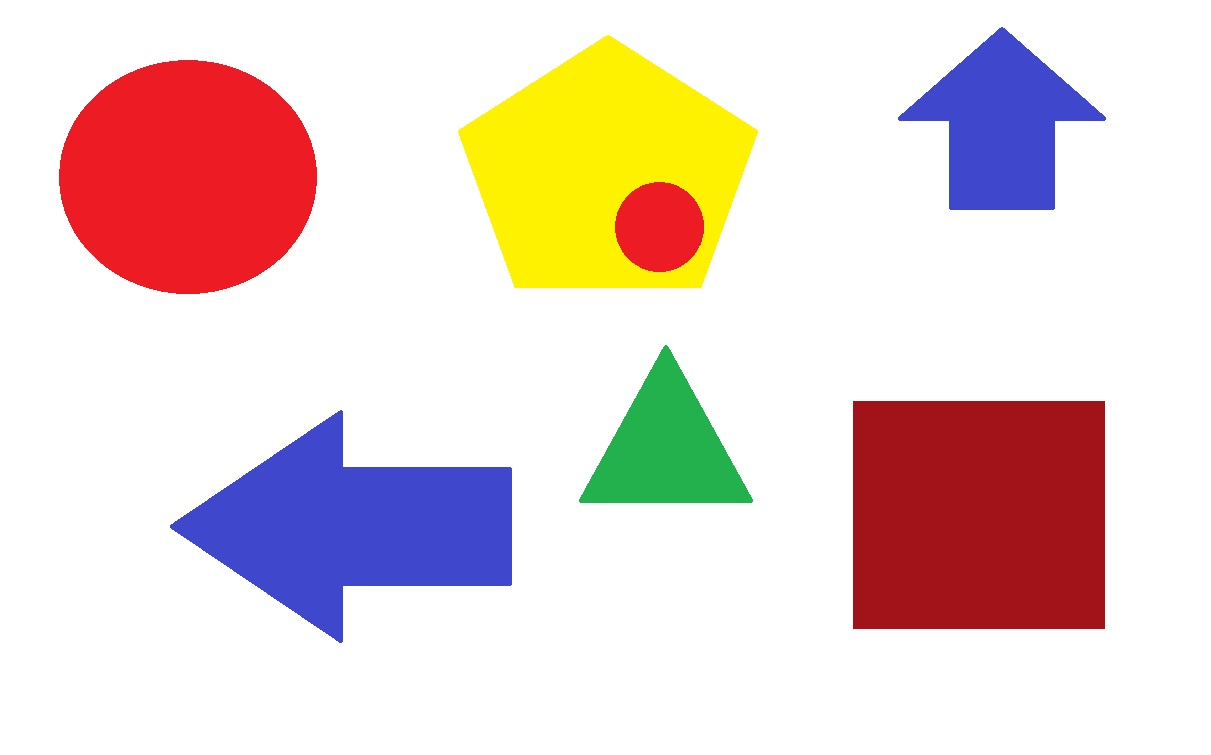
#> input picture codigo_profesor/figuras.jpg, 1211 x 755 px
$ python opencv_etiquetado_figuras.py
#> lines starting #> are read from the running program, lines starting #| are printed output that depends on the picture; after the words box and inside, x2 and y2 are one past the last pixel; in counts of white or black regions, pixels touching at a corner belong together
import cv2
import numpy as np

imagen_original = cv2.imread("figuras.jpg")
#> imagen_original is the input picture: shape (755, 1211, 3); mean B, G, R 208.5, 212.7, 231.8

if imagen_original is None:
    raise FileNotFoundError(
        "No se encontró figuras.jpg"
    )

# Obtener dimensiones originales
alto, ancho, _ = imagen_original.shape
#> alto = 755; ancho = 1211

# Calcular la nueva altura manteniendo la proporción
relacion_aspecto = alto / ancho
#> relacion_aspecto = 0.623
ancho_nuevo = 800
alto_nuevo = int(relacion_aspecto * ancho_nuevo)
#> alto_nuevo = 498


imagen = cv2.resize(
    imagen_original,
    (ancho_nuevo, alto_nuevo)
)

hsv = cv2.cvtColor(imagen, cv2.COLOR_BGR2HSV)
#> hsv: shape (498, 800, 3); mean H, S, V 35.2, 55.1, 243.2

# Rango del color azul
inferior = np.array([90, 80, 50])
superior = np.array([130, 255, 255])

mascara = cv2.inRange(
    hsv, inferior, superior
)
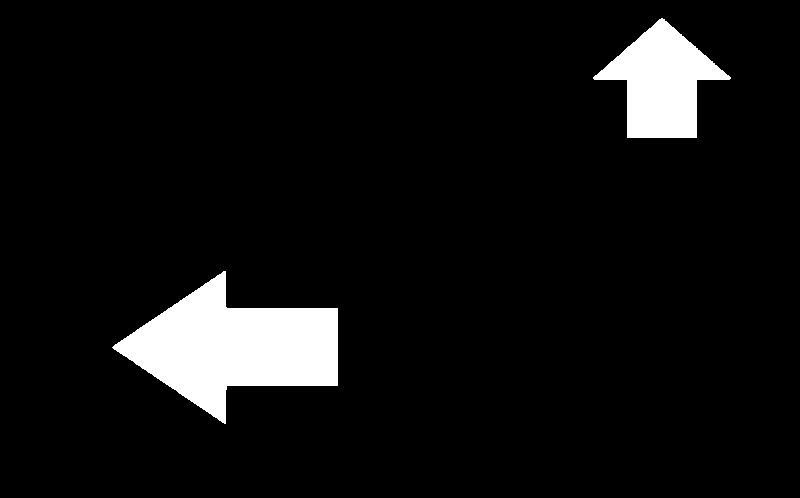
#> mascara: shape (498, 800); 6.6% white; 2 white regions

# Buscar regiones conectadas en la máscara
contornos, jerarquia = cv2.findContours(
    mascara,
    cv2.RETR_EXTERNAL,
    cv2.CHAIN_APPROX_SIMPLE
)
#> contornos = 2 contours; box (x1, y1, x2, y2) and area: (112, 271, 338, 424) 17350, (593, 18, 731, 138) 8335; jerarquia = [[1, -1, -1, -1], [-1, 0, -1, -1]]

# Trabajar sobre una copia
resultado = imagen.copy()

contador = 0
print(contornos)
#> (printed output is left out)
for contorno in contornos:

    # Calcular el área de la región
    area = cv2.contourArea(contorno)
    print("Área del contorno:", area)
    # Ignorar regiones demasiado pequeñas
    if area < 300:
        continue

    # Obtener las coordenadas del rectángulo
    x, y, ancho, alto = cv2.boundingRect(
        contorno
    )

    contador += 1

    # Dibujar el rectángulo
    cv2.rectangle(
        resultado,
        (x, y),
        (x + ancho, y + alto),
        (0, 255, 0),
        2
    )

    # Añadir una etiqueta
    cv2.putText(
        resultado,
        "Azul " + str(contador),
        (x, max(y - 10, 20)),
        cv2.FONT_HERSHEY_SIMPLEX,
        0.6,
        (0, 255, 0),
        2
    )
#> this loop made 2 passes
#> (area, x, y, ancho, alto, contador) on passes 1 to 2: (17350, 112, 271, 226, 153, 1), (8335, 593, 18, 138, 120, 2)
#| Área del contorno: 17350.0
#| Área del contorno: 8335.0
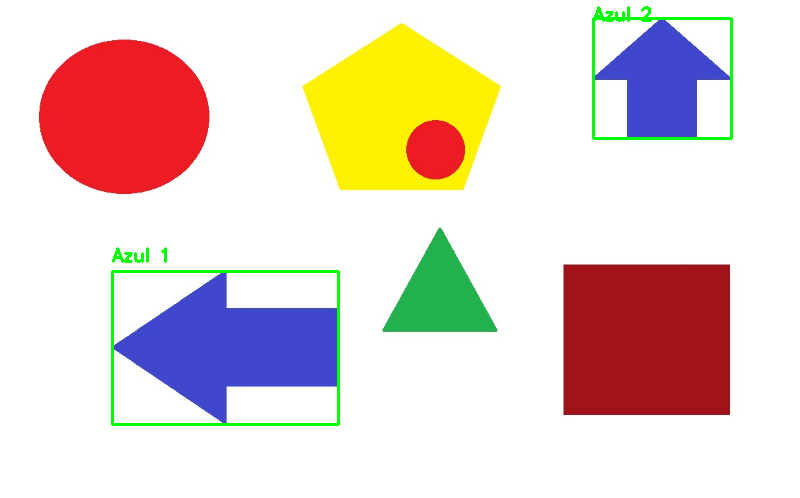
#> resultado: shape (498, 800, 3); mean B, G, R 205.7, 212.8, 229
#> after the loop, contador = 2

print("Regiones detectadas:", contador)
#| Regiones detectadas: 2

cv2.imshow("Mascara", mascara)
cv2.imshow("Objetos detectados", resultado)

cv2.imwrite("objetos_detectados.jpg", resultado)

cv2.waitKey(0)
cv2.destroyAllWindows()
